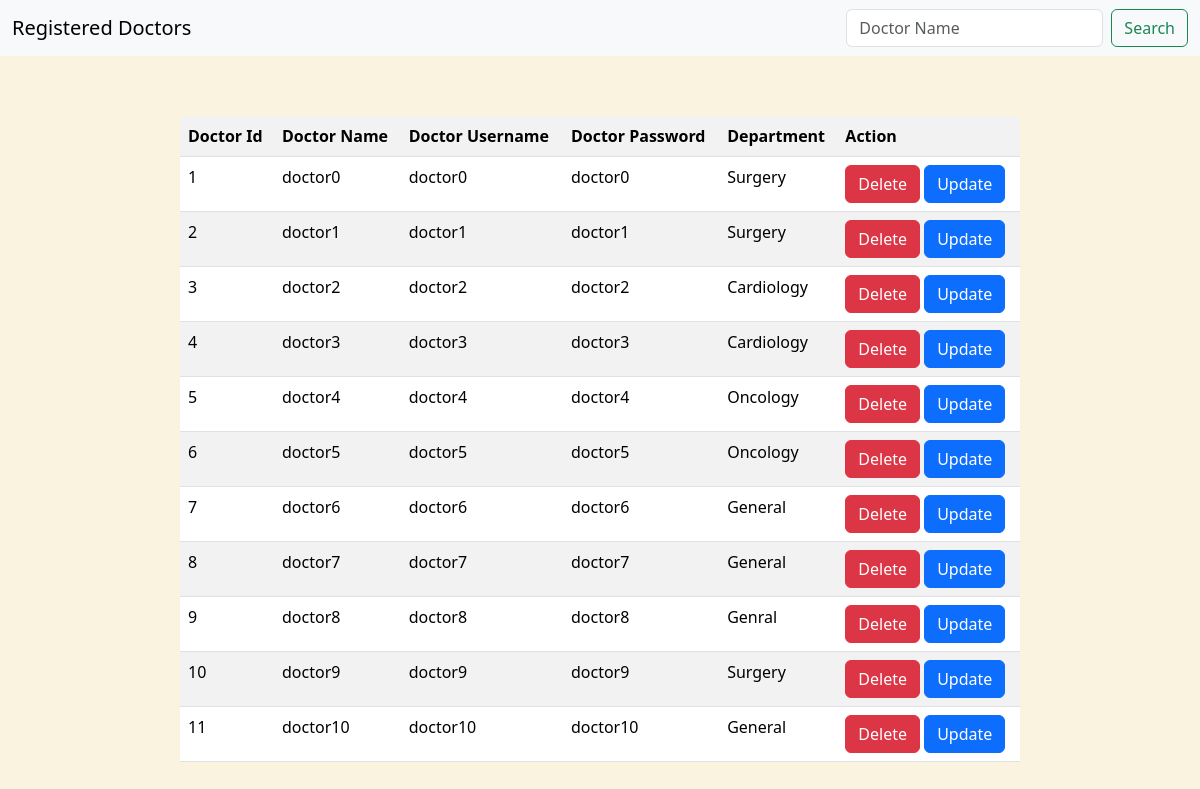
The page /doctorregistered on the database its author committed.
### models/model.py (models this page shows)
class Doctor(db.Model):
    doctor_id=db.Column(db.Integer(),primary_key=True)
    doctor_name=db.Column(db.String())
    doctor_username=db.Column(db.String(),unique=True)
    doctor_password=db.Column(db.String(),nullable=False)
    department_name=db.Column(db.String(),nullable=False)
    appointment=db.relationship('Appointment',backref='doctor')
    Availibility=db.relationship("Availibility",backref="doctor")
    treatmentdone=db.relationship("Treatment",backref="doctor")

### app.py (the view)
@app.route("/doctorregistered",methods=["GET","POST"])
def doctorregistered():
    doctor_data=Doctor.query.all()
    if doctor_data :
        return render_template("doctorregistered.html",doctor_data=doctor_data)
    else:
        nodata=[1]
        return render_template("doctorregistered.html",nodata=nodata)

### templates/doctorregistered.html (shortened to what this page needs)
<!DOCTYPE html>
<html lang="en">
<head>
<link href="https://cdn.jsdelivr.net/npm/bootstrap@5.3.8/dist/css/bootstrap.min.css" rel="stylesheet">
</head>
<body style="background-color: #FAF3E0;">
  <nav class="navbar bg-body-tertiary">
    <div class="container-fluid">
    <a class="navbar-brand">Registered Doctors</a>
    <form action="/doctorsearch" class="d-flex" role="search" method="POST">
       <input class="form-control me-2" type="search" name="searched" placeholder="Doctor Name" aria-label="Search" name="searched">
        <button class="btn btn-outline-success" type="submit">Search</button>
    </form>
    </div>
    </nav>
    <div>
<table class="table table-striped" style="width: 70vw; margin-left: 15vw; margin-top: 5vw;">
  <tr>
    <th>Doctor Id</th>
    <th>Doctor Name</th>
    <th>Doctor Username</th>
    <th>Doctor Password</th>
    <th>Department</th>
    <th>Action</th>
  </tr>
{% for i in doctor_data %}
<tr>
<td>{{loop.index}}</td>
    <td>{{i.doctor_name}}</td>
    <td>{{i.doctor_username}}</td>
    <td>{{i.doctor_password}}</td>
    <td>{{i.department_name}}</td>
    <td><a href="/deletedoctor/{{i.doctor_id}}"><button type="button" class="btn btn-danger">Delete</button></a>&nbsp;<a href="/updatedoctor/{{i.doctor_id}}"><button type="button" class="btn btn-primary">Update</button></a></td>
</tr>
{% endfor %}
</table>
</div>
</body>
</html>

### rows shown on the page
Doctor: doctor_name "doctor0", doctor_username "doctor0", doctor_password "doctor0", department_name "Surgery"
Doctor: doctor_name "doctor1", doctor_username "doctor1", doctor_password "doctor1", department_name "Surgery"
Doctor: doctor_name "doctor2", doctor_username "doctor2", doctor_password "doctor2", department_name "Cardiology"
Doctor: doctor_name "doctor3", doctor_username "doctor3", doctor_password "doctor3", department_name "Cardiology"
Doctor: doctor_name "doctor4", doctor_username "doctor4", doctor_password "doctor4", department_name "Oncology"
Doctor: doctor_name "doctor5", doctor_username "doctor5", doctor_password "doctor5", department_name "Oncology"
Doctor: doctor_name "doctor6", doctor_username "doctor6", doctor_password "doctor6", department_name "General"
Doctor: doctor_name "doctor7", doctor_username "doctor7", doctor_password "doctor7", department_name "General"
Doctor: doctor_name "doctor8", doctor_username "doctor8", doctor_password "doctor8", department_name "Genral"
Doctor: doctor_name "doctor9", doctor_username "doctor9", doctor_password "doctor9", department_name "Surgery"
Doctor: doctor_name "doctor10", doctor_username "doctor10", doctor_password "doctor10", department_name "General"
